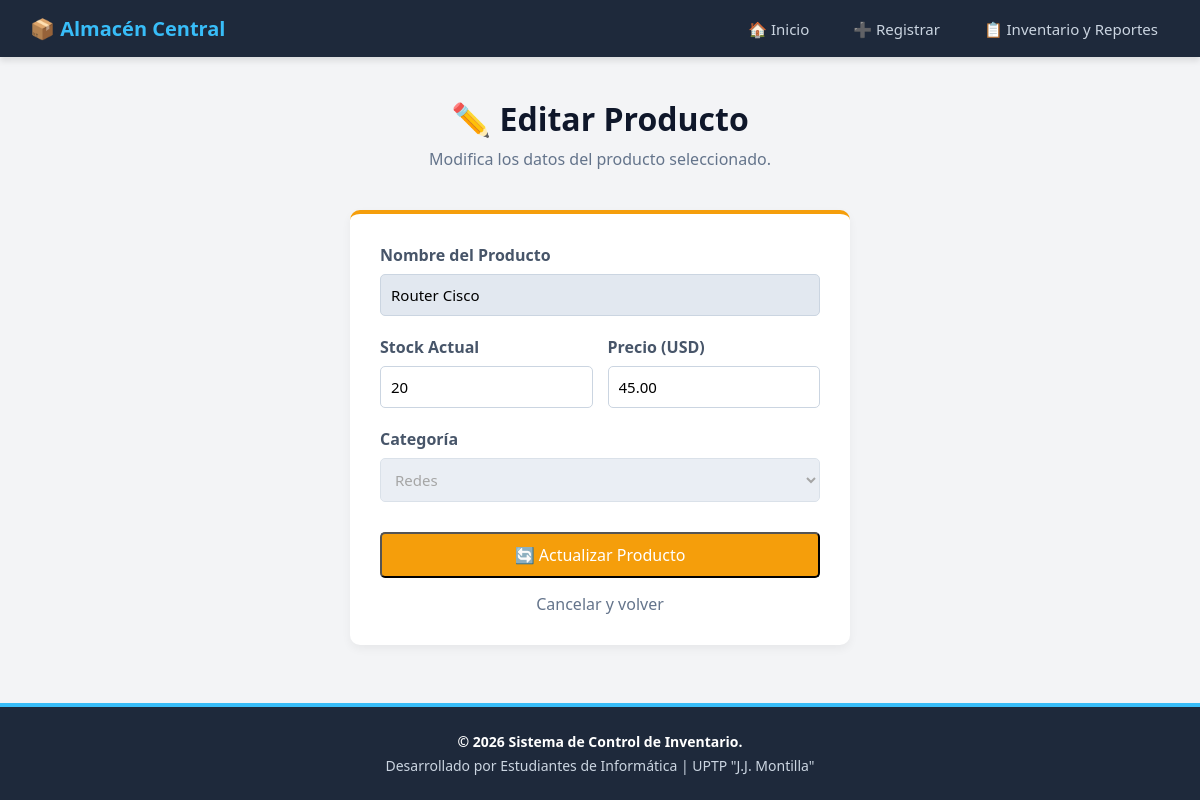
The page /views/editar_producto.php?id=3 on the database its author committed.
### tables this page shows
CREATE TABLE productos (
    ID_Producto     INT AUTO_INCREMENT PRIMARY KEY,
    Nombre          VARCHAR(150) NOT NULL,
    Stock           INT DEFAULT 0,
    Precio          DECIMAL(10,2),
    ID_Categoria    INT,                               
    creado_en       TIMESTAMP DEFAULT CURRENT_TIMESTAMP,
    FOREIGN KEY (ID_Categoria) REFERENCES categorias(ID_Categoria) ON DELETE SET NULL
);

CREATE TABLE categorias (
    ID_Categoria    INT AUTO_INCREMENT PRIMARY KEY,
    Nombre          VARCHAR(100) NOT NULL,
    Descripcion     VARCHAR(255)
);

### views/editar_producto.php (the view, shortened to what this page needs)
<?php
require '../conexion.php';
$id = (int) ($_GET['id'] ?? 0);
$sql = "SELECT Nombre, Stock, Precio, ID_Categoria FROM productos WHERE ID_Producto = ?";
$stmt = $conexion->prepare($sql);
$stmt->bind_param("i", $id);
$stmt->execute();
$resultado = $stmt->get_result();
$producto = $resultado->fetch_assoc();
$query_cat = $conexion->query("SELECT ID_Categoria, Nombre FROM categorias");
?>
<!DOCTYPE html>
<html lang="es">
<head>
    <link rel="stylesheet" href="../assets/css/estilos.css">
</head>
<body>
    <?php include '../includes/navbar.php'; ?>
    <main class="contenedor">
        <div class="encabezado-dashboard">
            <h1>✏️ Editar Producto</h1>
            <p>Modifica los datos del producto seleccionado.</p>
        </div>
        <div class="formulario-caja" style="border-top-color: #f59e0b;">
            <form action="../procesos/actualizar_producto.php" method="POST">
                <div class="grupo-input">
                    <label for="nombre">Nombre del Producto</label>
                    <input type="text" id="nombre" name="nombre" value="<?= htmlspecialchars($producto['Nombre']) ?>"
                        required readonly style="background-color: #e2e8f0; cursor: not-allowed;">
                </div>
                <div class="grupo-input doble">
                    <div>
                        <label for="stock">Stock Actual</label>
                        <input type="number" id="stock" name="stock" min="0" value="<?= $producto['Stock'] ?>" required>
                    </div>
                    <div>
                        <label for="precio">Precio (USD)</label>
                        <input type="number" step="0.01" id="precio" name="precio" min="0"
                            value="<?= $producto['Precio'] ?>">
                    </div>
                </div>
                <div class="grupo-input">
                    <label for="categoria">Categoría</label>
                    <select id="categoria" disabled style="background-color: #e2e8f0; cursor: not-allowed;">
                        <?php while ($cat = $query_cat->fetch_assoc()): ?>
                            <option value="<?= $cat['ID_Categoria'] ?>" <?= ($producto['ID_Categoria'] == $cat['ID_Categoria']) ? 'selected' : '' ?>>
                                <?= htmlspecialchars($cat['Nombre']) ?>
                            </option>
                        <?php endwhile; ?>
                    </select>
                </div>
                <button type="submit" class="btn-accion"
                    style="width: 100%; margin-top: 10px; font-size: 16px; background-color: #f59e0b;">
                    🔄 Actualizar Producto
                </button>
                <a href="listar_inventario.php"
                    style="display: block; text-align: center; margin-top: 15px; color: #64748b; text-decoration: none;">Cancelar
                    y volver</a>
            </form>
        </div>
    </main>
    <?php include '../includes/footer.php'; ?>
</body>
</html>

### assets/css/estilos.css (style rules this page uses)
* { margin: 0; padding: 0; box-sizing: border-box; font-family: 'Segoe UI', Tahoma, Geneva, Verdana, sans-serif; }
body { background-color: #f3f4f6; color: #333; display: flex; flex-direction: column; min-height: 100vh; }
.contenedor { max-width: 1000px; margin: 40px auto; padding: 0 20px; }
.encabezado-dashboard { text-align: center; margin-bottom: 40px; }
.encabezado-dashboard h1 { color: #0f172a; font-size: 32px; }
.encabezado-dashboard p { color: #64748b; margin-top: 8px; }
.btn-accion { display: inline-block; padding: 10px 15px; background-color: #0284c7; color: white; text-decoration: none; border-radius: 5px; font-size: 14px; transition: 0.3s; }
.formulario-caja { background: white; max-width: 500px; margin: 0 auto; padding: 30px; border-radius: 10px; box-shadow: 0 4px 10px rgba(0, 0, 0, 0.05); border-top: 4px solid #10b981; }
.grupo-input { margin-bottom: 20px; }
.grupo-input label { display: block; margin-bottom: 8px; font-weight: bold; color: #475569; }
.grupo-input input, .grupo-input select { width: 100%; padding: 10px; border: 1px solid #cbd5e1; border-radius: 5px; font-size: 15px; outline: none; }
.grupo-input.doble { display: flex; gap: 15px; }
.grupo-input.doble div { flex: 1; }

### rows shown on the page
productos: nombre "Router Cisco", stock "20", precio "45.00", ID_Categoria.Nombre "Redes"
